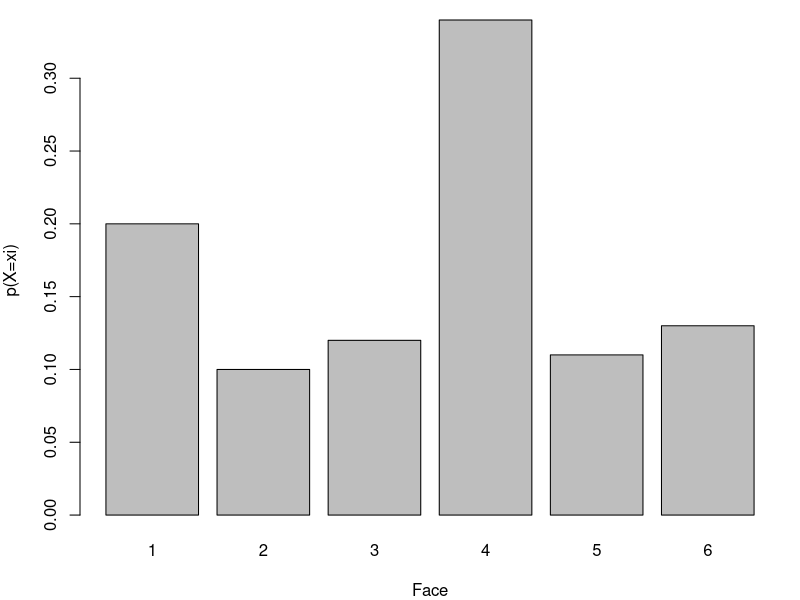
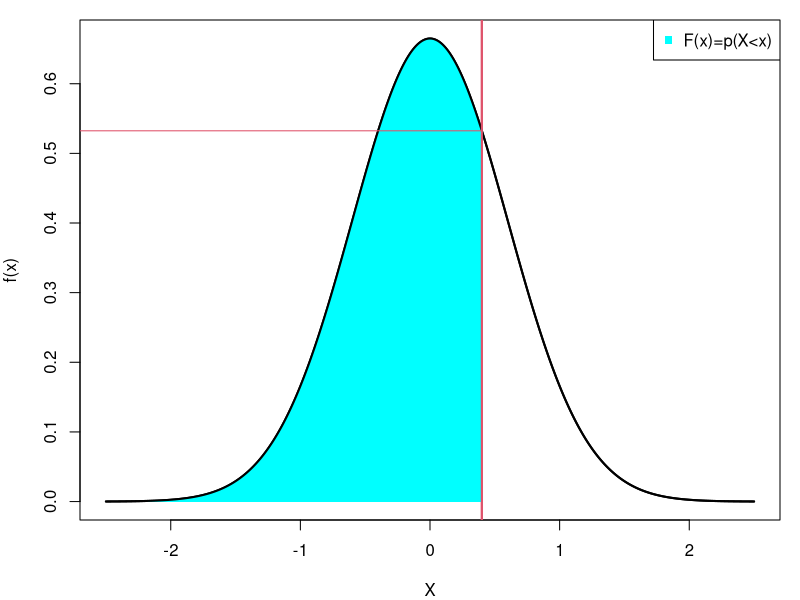
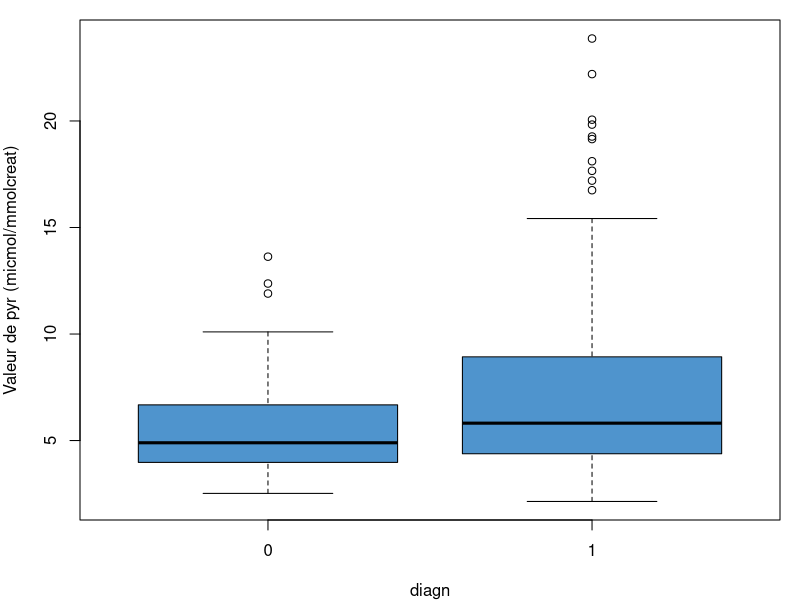
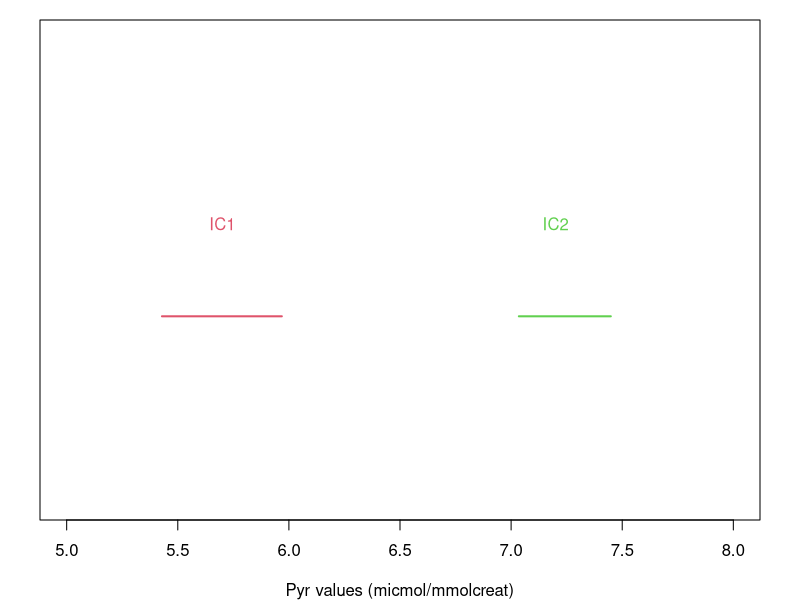
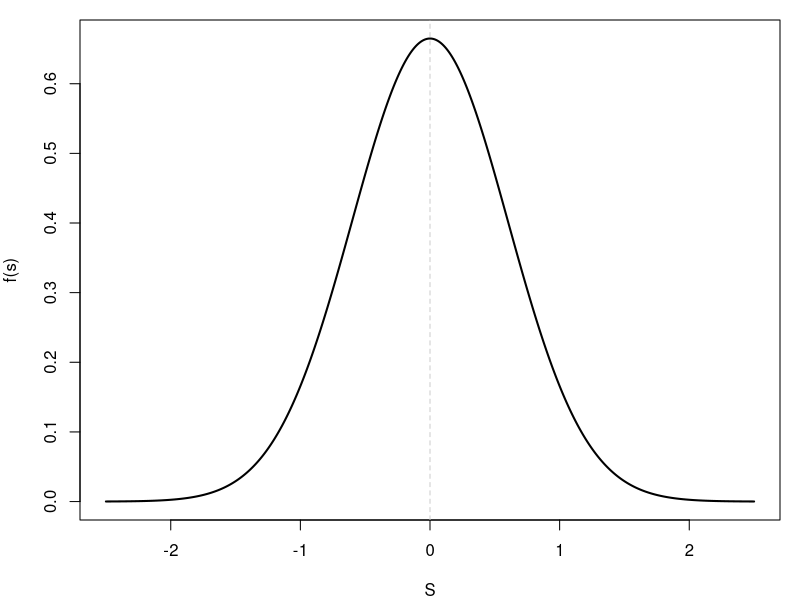
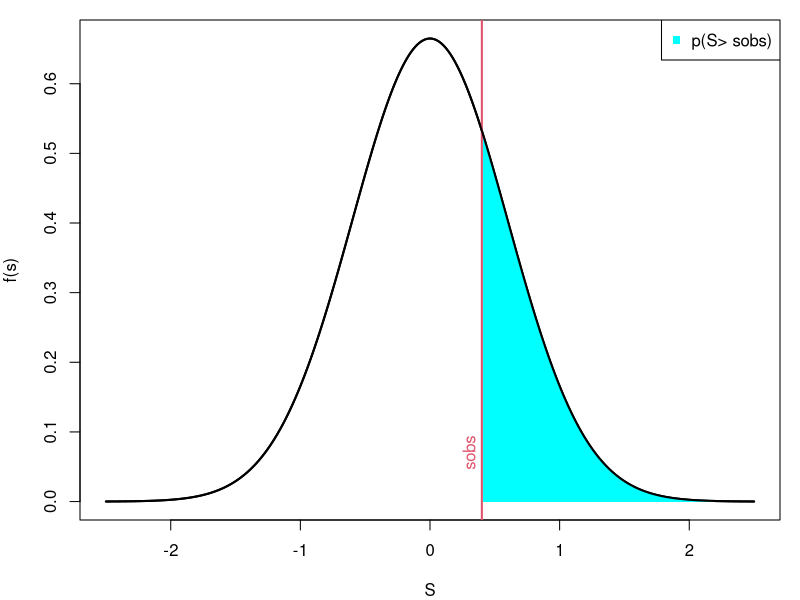
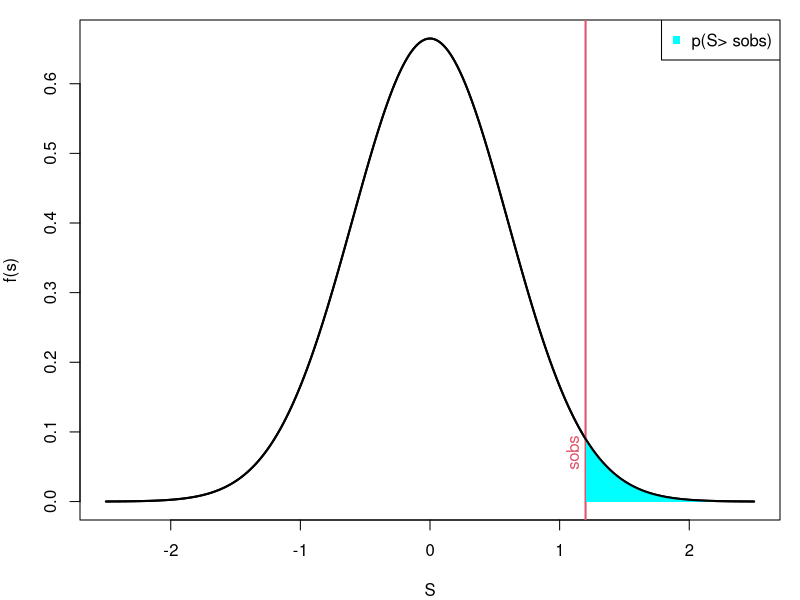
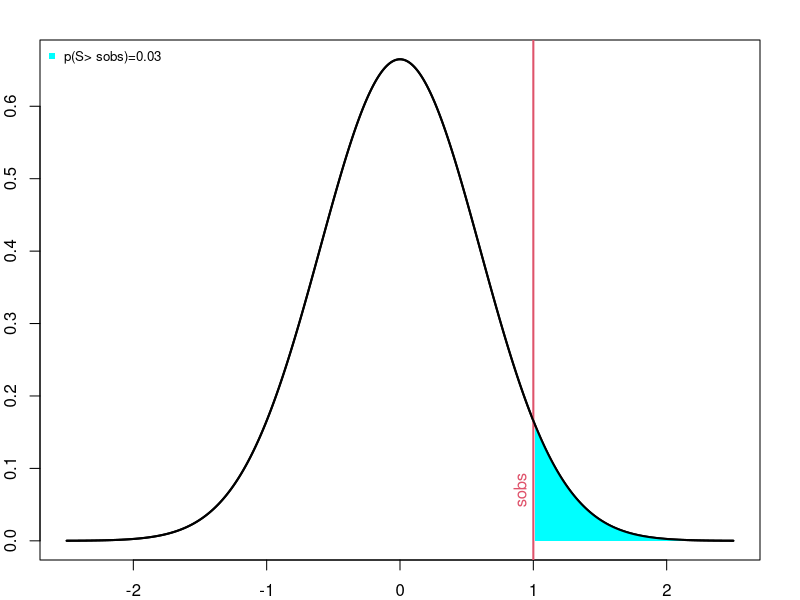

The R script that drew these images, in order:
## ---- chunk 1
library(knitr)
library(kableExtra)
library(png)
library(grid)
# library(formattable)

options(width = 300)
# options(encoding = 'UTF-8')
knitr::opts_chunk$set(
  fig.width = 7, fig.height = 5, 
  fig.path = 'figures/07_tests_multiples',
  fig.align = "center", 
  size = "tiny", 
  echo = TRUE, eval = TRUE, 
  warning = FALSE, message = FALSE, 
  results = TRUE, comment = "")

options(scipen = 12) ## Max number of digits for non-scientific notation
# knitr::asis_output("\\footnotesize")

## ---- chunk 2
par(mar=c(4,4,1,1))
barplot(c(0.2, 0.1, 0.12, 0.34, 0.11, 0.13), names.arg = 1:6, xlab="Face", ylab="p(X=xi)")
## ---- chunk 3
par(mar=c(4,4,1,1))
vx <- seq(-2.5,2.5, by=0.01)
vy <- dnorm(vx, mean = 0, sd = 0.6)
plot(vx, vy, type ="l", ylab="f(x)", xlab="X", lwd=2 )
abline(v=0.4, col = 2, lwd=2)

text(0.3, 0.07, "x", col=2, srt=90)
  
bons = which(vx < 0.4)
x.bons <- vx[bons]
y.bons <- vy[bons]
  
polycurve <- function(x, y, base.y = min(y), ...) {
polygon(x = c(min(x), x, max(x)), y = c(base.y, y, base.y), ...)
}
  
polycurve(x = x.bons, y=y.bons, base.y = 0, col = 'cyan' , border=NA)
lines(vx,vy, lwd=2)
abline(v=0.4, col = 2, lwd=2)
segments(0.4, dnorm(0.4, mean = 0, sd = 0.6), -7, dnorm(0.4, mean = 0, sd = 0.6), col = 2)
legend("topright", "F(x)=p(X<x)", pch=15, col="cyan", cex=1)
## ---- chunk 4
dataMyelom <- read.table("data/myelom.txt", sep="\t", header=T)
dim(dataMyelom)
## ---- chunk 5
dataMyelom[,"diagn"] <- as.factor(dataMyelom[,"diagn"])
## ---- chunk 6
table(dataMyelom[,"diagn"])
## ---- chunk 7
ind.sain <- which(dataMyelom[,"diagn"]==0)
pyr0 <- dataMyelom[ind.sain,"pyr"]
ind.malade <- which(dataMyelom[,"diagn"]==1)
pyr1 <- dataMyelom[ind.malade,"pyr"]
## ---- chunk 8
boxplot(pyr~diagn, data=dataMyelom, ylab="Valeur de pyr (micmol/mmolcreat)", col = "steelblue3")
## ---- chunk 9
by(dataMyelom[,"pyr"], dataMyelom["diagn"], mean)
## ---- chunk 10
ech1 <- rnorm(n=20, mean=4, sd=sqrt(12))
mean(ech1)
## ---- chunk 11
ech2 <- rnorm(n=20, mean=4, sd=sqrt(12))
mean(ech2)
## ---- chunk 12
by(dataMyelom[,"pyr"], dataMyelom["diagn"], var)
## ---- chunk 13
alpha <- 0.5
pyr0 <- dataMyelom[which(dataMyelom[,"diagn"]==0),"pyr"]
borneInf.0 <- mean(pyr0) - qnorm(1-alpha/2) * sqrt(var(pyr0)/length(pyr0)) 
borneSup.0 <- mean(pyr0) + qnorm(1-alpha/2) * sqrt(var(pyr0)/length(pyr0)) 
round(c(borneInf.0, borneSup.0),2)
## ---- chunk 14
pyr1 <- dataMyelom[which(dataMyelom[,"diagn"]==1),"pyr"]
borneInf.1 <- mean(pyr1) - qnorm(1-alpha/2) * sqrt(var(pyr1)/length(pyr1)) 
borneSup.1 <- mean(pyr1) + qnorm(1-alpha/2) * sqrt(var(pyr1)/length(pyr1)) 
round(c(borneInf.1, borneSup.1),2)
## ---- chunk 15
par(mar=c(4,2,1,2))
plot(10.5:17.5, 10.5:17.5, type = "n", yaxt="n", ylim = c(16,18.5), ylab="", xlab="Pyr values (micmol/mmolcreat)", xlim=c(5, 8))
segments(borneInf.0,17, borneSup.0, 17, lwd=2, col = 2)
segments(borneInf.1,17, borneSup.1, 17, lwd=2, col = 3)
text(5.7,17.5,"IC1", col=2)
text(7.2,17.5,"IC2", col=3)
## ---- chunk 16
par(mar=c(4,4,1,1))
vx <- seq(-2.5,2.5, by=0.01)
vy <- dnorm(vx, mean = 0, sd = 0.6)
plot(vx, vy, type ="l", ylab="f(s)", xlab="S", lwd=2 )
abline(v=0, lty=2, col="gray80")
## ---- chunk 17
par(mar=c(4,4,1,1))
vx <- seq(-2.5,2.5, by=0.01)
vy <- dnorm(vx, mean = 0, sd = 0.6)
plot(vx, vy, type ="l", ylab="f(s)", xlab="S", lwd=2 )
abline(v=0.4, col = 2, lwd=2)
text(0.3, 0.07, "sobs", col=2, srt=90)
  
bons = which(vx > 0.4)
x.bons <- vx[bons]
y.bons <- vy[bons]
  
polycurve <- function(x, y, base.y = min(y), ...) {
polygon(x = c(min(x), x, max(x)), y = c(base.y, y, base.y), ...)
}
  
polycurve(x = x.bons, y=y.bons, base.y = 0, col = 'cyan' , border=NA)
lines(vx,vy, lwd=2)
legend("topright", "p(S> sobs)", pch=15, col="cyan", cex=1)
## ---- chunk 18
par(mar=c(4,4,1,1))
vx <- seq(-2.5,2.5, by=0.01)
vy <- dnorm(vx, mean = 0, sd = 0.6)
plot(vx, vy, type ="l", ylab="f(s)", xlab="S", lwd=2 )
abline(v=1.2, col = 2, lwd=2)
text(1.1, 0.07, "sobs", col=2, srt=90)
  
bons = which(vx > 1.2)
x.bons <- vx[bons]
y.bons <- vy[bons]
  
polycurve <- function(x, y, base.y = min(y), ...) {
polygon(x = c(min(x), x, max(x)), y = c(base.y, y, base.y), ...)
}
  
polycurve(x = x.bons, y=y.bons, base.y = 0, col = 'cyan' , border=NA)
lines(vx,vy, lwd=2)
legend("topright", "p(S> sobs)", pch=15, col="cyan", cex=1)
## ---- chunk 19
par(mar=c(2,2,2,2))
vx <- seq(-2.5,2.5, by=0.01)
vy <- dnorm(vx, mean = 0, sd = 0.6)
plot(vx, vy, type ="l", ylab="f(s)", xlab="S", lwd=2 )
abline(v=1, col = 2, lwd=2)
text(0.9, 0.07, "sobs", col=2, srt=90)
  
bons = which(vx > 1)
x.bons <- vx[bons]
y.bons <- vy[bons]
  
polycurve <- function(x, y, base.y = min(y), ...) {
  polygon(x = c(min(x), x, max(x)), y = c(base.y, y, base.y), ...)
}
  
polycurve(x = x.bons, y=y.bons, base.y = 0, col = 'cyan' , border=NA)
lines(vx,vy, lwd=2)
legend("topleft", "p(S> sobs)=0.03", pch=15, col="cyan", cex=0.8, bty="n")
## ---- chunk 20
par(mar=c(2,2,2,2))
vx <- seq(-2.5,2.5, by=0.01)
vy <- dnorm(vx, mean = 0, sd = 0.6)
plot(vx, vy, type ="l", ylab="f(s)", xlab="S", lwd=2 )
abline(v=1, col = 2, lwd=2)
text(0.9, 0.07, "sobs", col=2, srt=90)
  
bons = which(vx > 1)
x.bons <- vx[bons]
y.bons <- vy[bons]
  
polycurve <- function(x, y, base.y = min(y), ...) {
  polygon(x = c(min(x), x, max(x)), y = c(base.y, y, base.y), ...)
}
  
polycurve(x = x.bons, y=y.bons, base.y = 0, col = 'cyan' , border=NA)
lines(vx,vy, lwd=2)
legend("topleft", "p(S> sobs)=0.03", pch=15, col="cyan", cex=0.8, bty="n")
## ---- chunk 21
t.test(pyr~diagn, data=dataMyelom, var.equal=TRUE, alternative="less")
